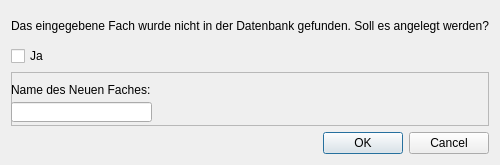
<?xml version="1.0" encoding="UTF-8"?>
<ui version="4.0">
 <class>Dialog</class>
 <widget class="QDialog" name="Dialog">
  <property name="geometry">
   <rect>
    <x>0</x>
    <y>0</y>
    <width>448</width>
    <height>165</height>
   </rect>
  </property>
  <property name="windowTitle">
   <string>Dialog</string>
  </property>
  <layout class="QVBoxLayout" name="verticalLayout_2">
   <item>
    <layout class="QVBoxLayout" name="verticalLayout">
     <item>
      <widget class="QLabel" name="label">
       <property name="text">
        <string>Das eingegebene Fach wurde nicht in der Datenbank gefunden. Soll es angelegt werden?</string>
       </property>
      </widget>
     </item>
     <item>
      <layout class="QGridLayout" name="gridLayout">
       <item row="0" column="1">
        <spacer name="horizontalSpacer">
         <property name="orientation">
          <enum>Qt::Horizontal</enum>
         </property>
         <property name="sizeHint" stdset="0">
          <size>
           <width>40</width>
           <height>20</height>
          </size>
         </property>
        </spacer>
       </item>
       <item row="0" column="0">
        <widget class="QCheckBox" name="checkBox">
         <property name="text">
          <string>Ja</string>
         </property>
        </widget>
       </item>
      </layout>
     </item>
    </layout>
   </item>
   <item>
    <widget class="QFrame" name="frame">
     <property name="frameShape">
      <enum>QFrame::StyledPanel</enum>
     </property>
     <property name="frameShadow">
      <enum>QFrame::Raised</enum>
     </property>
     <widget class="QLabel" name="label_2">
      <property name="geometry">
       <rect>
        <x>0</x>
        <y>10</y>
        <width>141</width>
        <height>16</height>
       </rect>
      </property>
      <property name="text">
       <string>Name des Neuen Faches:</string>
      </property>
     </widget>
     <widget class="QLineEdit" name="lineEdit">
      <property name="geometry">
       <rect>
        <x>0</x>
        <y>30</y>
        <width>141</width>
        <height>20</height>
       </rect>
      </property>
     </widget>
    </widget>
   </item>
   <item>
    <widget class="QDialogButtonBox" name="buttonBox">
     <property name="orientation">
      <enum>Qt::Horizontal</enum>
     </property>
     <property name="standardButtons">
      <set>QDialogButtonBox::Cancel|QDialogButtonBox::Ok</set>
     </property>
    </widget>
   </item>
  </layout>
 </widget>
 <resources/>
 <connections>
  <connection>
   <sender>buttonBox</sender>
   <signal>accepted()</signal>
   <receiver>Dialog</receiver>
   <slot>accept()</slot>
   <hints>
    <hint type="sourcelabel">
     <x>248</x>
     <y>254</y>
    </hint>
    <hint type="destinationlabel">
     <x>157</x>
     <y>274</y>
    </hint>
   </hints>
  </connection>
  <connection>
   <sender>buttonBox</sender>
   <signal>rejected()</signal>
   <receiver>Dialog</receiver>
   <slot>reject()</slot>
   <hints>
    <hint type="sourcelabel">
     <x>316</x>
     <y>260</y>
    </hint>
    <hint type="destinationlabel">
     <x>286</x>
     <y>274</y>
    </hint>
   </hints>
  </connection>
 </connections>
</ui>
